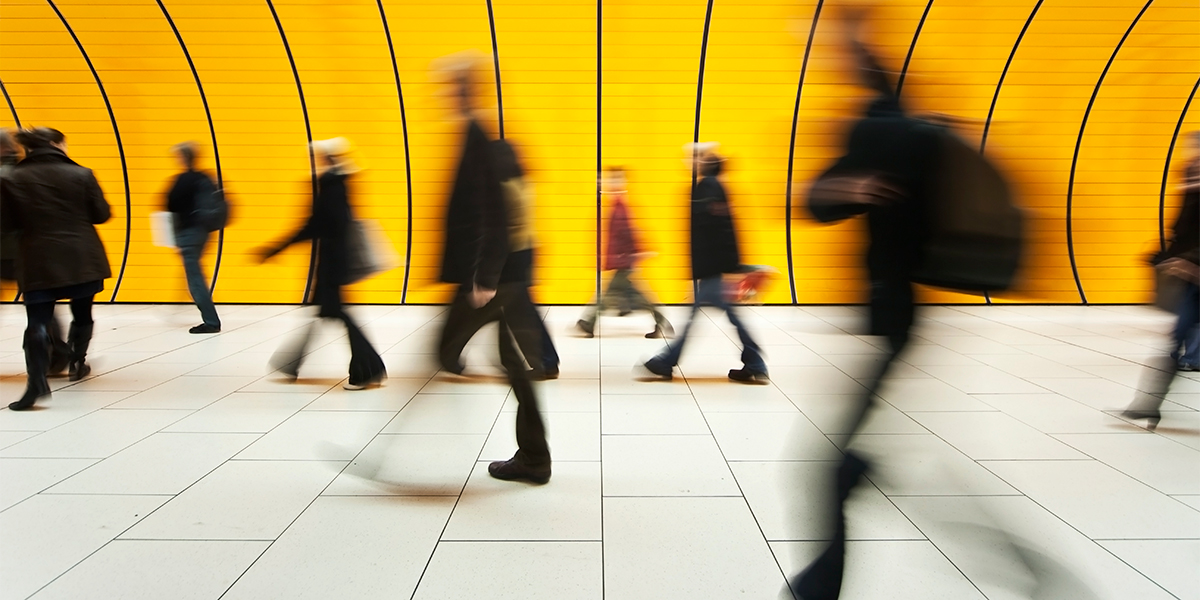
#> input picture PCT/data/images/walking.jpg, 1200 x 600 px
$ jupyter execute --allow-errors fcm_image_segmentation.ipynb   (shell and % lines are left out)
#> lines starting #> are read from the running program, lines starting #| are printed output that depends on the picture
# IMAGE SEGMENTATION WITH FUZZY C-MEANS

## 0. Import thư viện & đọc ảnh

[cell 1]

import cv2
import numpy as np
import matplotlib.pyplot as plt
from scipy.optimize import linear_sum_assignment
import skfuzzy as fuzz

[cell 2]
IMG_PATH       = "../../data/images/walking.jpg"
SCALE_PERCENT  = 50                                    # resize

def load_and_resize(path, scale_percent=50):
#> called with path = '../../data/images/walking.jpg', scale_percent = 50
    bgr_img = cv2.imread(path)
#> bgr_img is the input picture: shape (600, 1200, 3); mean B, G, R 97.8, 168.7, 194.7
    if bgr_img is None:
        raise FileNotFoundError(f"Không tìm thấy ảnh: {path}")
    rgb_img = cv2.cvtColor(bgr_img, cv2.COLOR_BGR2RGB)
    new_w = int(rgb_img.shape[1] * scale_percent / 100)
#> new_w = 600
    new_h = int(rgb_img.shape[0] * scale_percent / 100)
#> new_h = 300
    resized = cv2.resize(rgb_img, (new_w, new_h), interpolation=cv2.INTER_AREA)
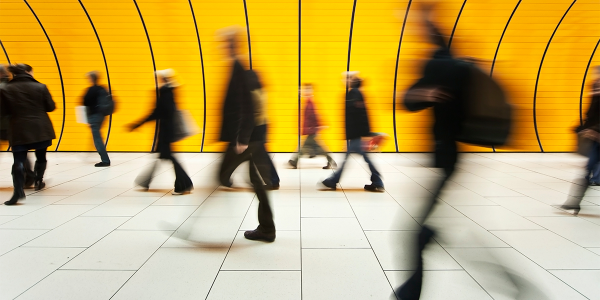
#> resized: shape (300, 600, 3); mean R, G, B 194.8, 168.8, 97.9
    return resized

resized_img = load_and_resize(IMG_PATH, SCALE_PERCENT)
h, w, c = resized_img.shape
#> h = 300; w = 600; c = 3
pixels = resized_img.reshape((-1, 3)).astype(np.float64)
print(f"Kích thước sau resize: {w}x{h} ({pixels.shape[0]} pixel)")
#| Kích thước sau resize: 600x300 (180000 pixel)

plt.figure(figsize=(5, 4))
plt.imshow(resized_img)
plt.title("Ảnh gốc (sau resize)", fontweight="bold")
plt.axis("off")
plt.tight_layout()
plt.show()

## FCM

[cell 3]
def fast_fcm_image(pixels, n_clusters=4, m=2.0, max_iter=30, tol=1e-3, random_state=42):
    np.random.seed(random_state)
    n_samples = pixels.shape[0]
    U = np.random.dirichlet(np.ones(n_clusters), size=n_samples).astype(np.float64)

    for iteration in range(max_iter):
        um = U ** m
        centroids = (um.T @ pixels) / (np.sum(um, axis=0)[:, np.newaxis] + 1e-8)

        dists = np.zeros((n_samples, n_clusters))
        for j in range(n_clusters):
            dists[:, j] = np.linalg.norm(pixels - centroids[j], axis=1)
        dists = np.fmax(dists, 1e-8)

        power = 2.0 / (m - 1.0)
        U_new = np.zeros((n_samples, n_clusters))
        for j in range(n_clusters):
            ratio = dists[:, [j]] / dists
            U_new[:, j] = 1.0 / np.sum(ratio ** power, axis=1)

        diff = np.linalg.norm(U_new - U)
        U = U_new
        if diff < tol:
            break

    labels = np.argmax(U, axis=1)
    max_u  = np.max(U, axis=1)
    return centroids, labels, max_u, U

print("FCM implementation done.")

## Phân đoạn ảnh với nhiều giá trị k

 Áp dụng FCM với `k in {2, 3, 4, 5}` và hiển thị ảnh phân đoạn tương ứng.

[cell 4]
k_list = [2, 3, 4, 5]
fcm_results    = {}
fcm_confidence = {}
fcm_centroids  = {}
fcm_labels     = {}

for k in k_list:
    print(f"Run FCM với k = {k}...")
    centroids, labels, max_u, _ = fast_fcm_image(pixels, n_clusters=k, m=2, max_iter=30)
    centers_uint8 = np.round(np.clip(centroids, 0, 255)).astype(np.uint8)
    fcm_results[k]    = centers_uint8[labels].reshape(h, w, 3)
    fcm_confidence[k] = max_u.reshape(h, w)
    fcm_centroids[k]  = centroids
    fcm_labels[k]     = labels
#> this loop made 4 passes
#> (centroids, centers_uint8) on pass 1: ([[179.3, 131.6, 15.57], [221.1, 217.9, 200.2]], [[179, 132, 16], [221, 218, 200]])
#> centers_uint8 on pass 2: [[246, 184, 5], [46, 36, 25], [225, 224, 210]]
#> after the loop, fcm_centroids = 4 items; fcm_confidence = 4 items; fcm_labels = 4 items; fcm_results = 4 items

[cell 5]
fig, axes = plt.subplots(1, len(k_list) + 1, figsize=(4 * (len(k_list) + 1), 4.5))

axes[0].imshow(resized_img)
axes[0].set_title("Ảnh gốc", fontweight="bold")
axes[0].axis("off")

for i, k in enumerate(k_list):
    axes[i + 1].imshow(fcm_results[k])
    axes[i + 1].set_title(f"FCM (k={k})", fontweight="bold")
    axes[i + 1].axis("off")

plt.suptitle("So sánh ảnh gốc vs ảnh phân đoạn Fuzzy C-Means với các k khác nhau",
             fontsize=14, fontweight="bold")
plt.tight_layout()
plt.show()
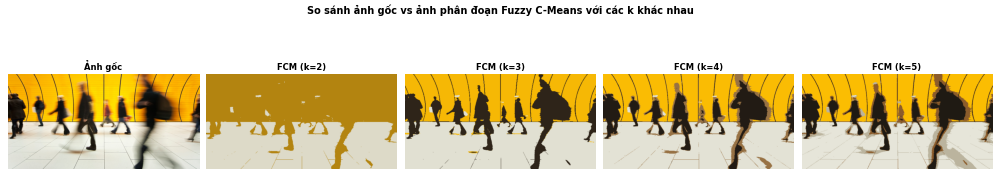
#> figure drawn by matplotlib, 5 panels

## FCM vs Thư viện scikit-fuzzy

So sánh `fast_fcm_image` voi `skfuzzy.cluster.cmeans` - **cùng thuật toán FCM**

[cell 6]
def fcm_skfuzzy(pixels, n_clusters=4, m=2.0, error=0.005, maxiter=1000, seed=42):
    """Wrapper cho skfuzzy.cluster.cmeans."""
    np.random.seed(seed)
    cntr, u, u0, d, jm, p, fpc = fuzz.cluster.cmeans(
        pixels.T, n_clusters, m, error=error, maxiter=maxiter, init=None
    )
    labels = np.argmax(u, axis=0)
    return cntr, labels, u.T


def match_labels(centroids_a, labels_a, centroids_b):
    cost = np.linalg.norm(centroids_a[:, None, :] - centroids_b[None, :, :], axis=2)
    row_ind, col_ind = linear_sum_assignment(cost)
    remap = dict(zip(row_ind, col_ind))
    return np.vectorize(remap.get)(labels_a)

[cell 7]
K_COMPARE = 4

print(f"Run FCM thư viện scikit-fuzzy (k={K_COMPARE})...")
#> (the rest of this cell did not finish here and is left out)

[cell 8]
custom_segmented = fcm_results[K_COMPARE]
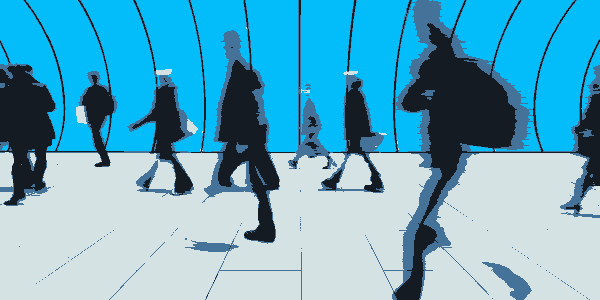
#> custom_segmented: shape (300, 600, 3); mean of channels 0, 1, 2 195.4, 169.9, 98.7; drawn as B, G, R
#> (the rest of this cell did not finish here and is left out)
